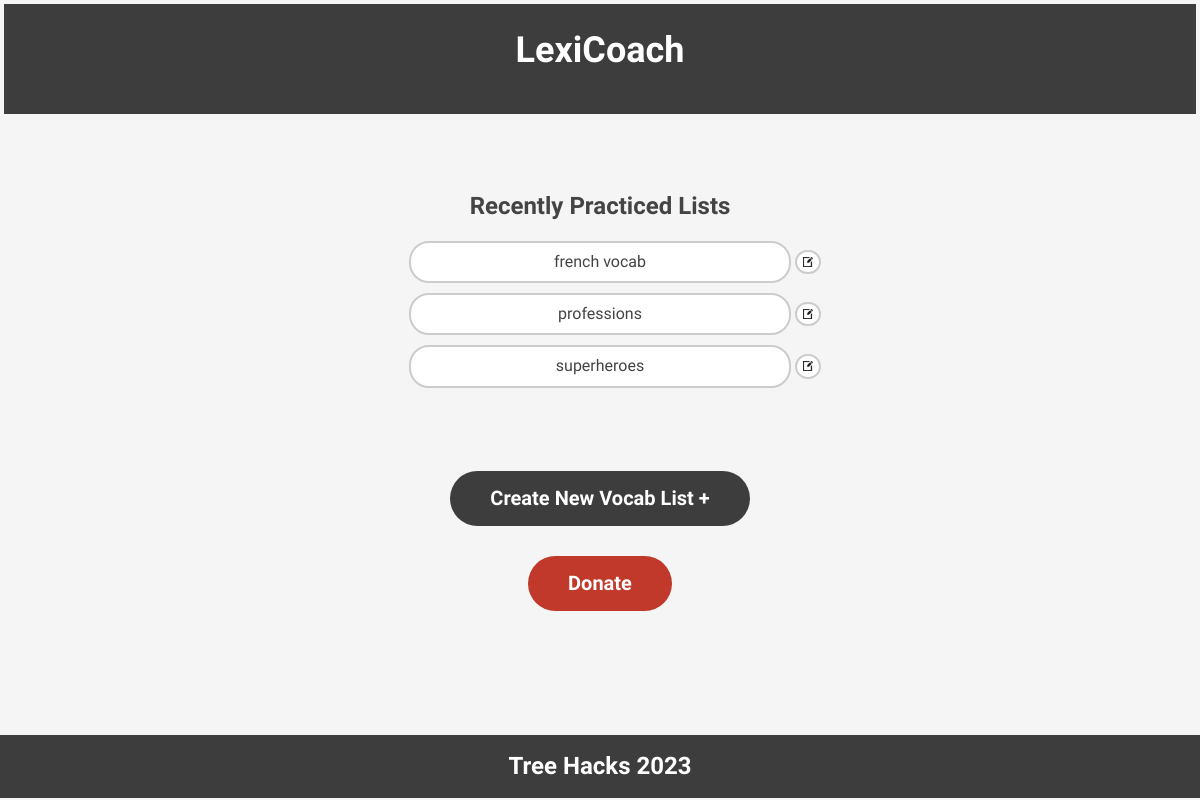
The app's page /, older data.
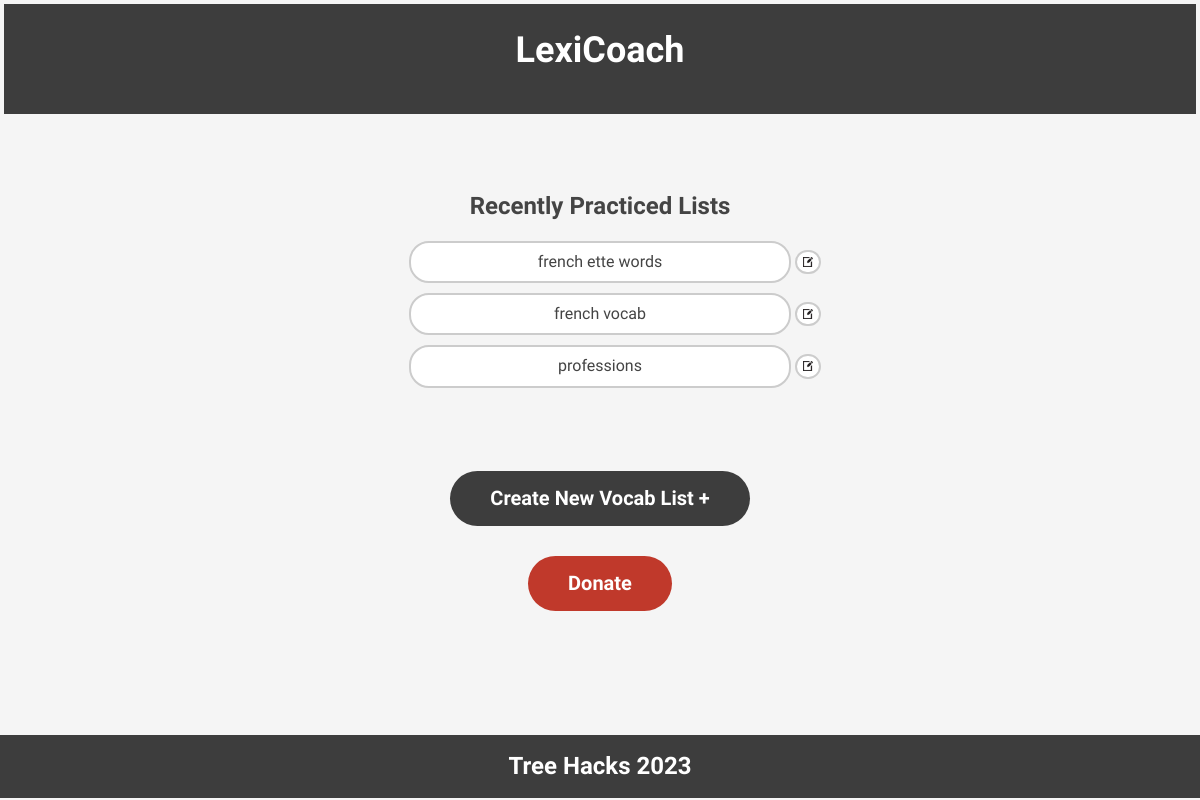
The same page, newer data.
### dbops.py (models this page shows)
class VocabList(db.Model):
    name = db.Column(db.String, unique=True, nullable=False, primary_key=True)
    language = db.Column(db.String, nullable=False)
    vocab = db.Column(db.UnicodeText, nullable=False)

### dbops.py (the view)
@app.route('/')
def home():
    all_lists = db.session.execute(db.select(VocabList.name)).scalars()
    return render_template('home.html',names=all_lists)

### templates/home.html (shortened to what this page needs)
<!DOCTYPE html>
<html>
<head>
	<link rel="stylesheet" href="https://cdnjs.cloudflare.com/ajax/libs/normalize/8.0.1/normalize.min.css" />
	<link rel="stylesheet" href="{{ url_for('static', filename='style.css') }}">
</head>
<body>
	<div class="container">
		<button class="home-button" onclick="goToHome()"><h1 class="title">LexiCoach</h1></button>
		<div class="recently-practiced items-center text-center ">
			<h2 class="section-title ">Recently Practiced Lists</h2>
			<div class="scroll-box">
			{% for i in names %}
				<div class = "button-ctr">
					<button class="recent-btn" onclick="startPractice(this)">{{i}}</button>
					<button class = "edit-btn" toedit = "{{i}}" onclick="startEdit(this)"><img class = "icn" src="/static/edit_icon.png"/></button>
				</div>
		        {% endfor %}
			</div>
		</div>
		<button class="create-btn" onclick="goToVocabListWindow()">Create New Vocab List +</button>
		<button class="donate-btn" onclick="goToDonatePage()">Donate</button>
	</div>
	<button class="footer-button"><h1>Tree Hacks 2023</h1></button>
</body>
</html>

Row changes from the older to the newer data that the page shows:
removed VocabList: name "superheroes"
added VocabList: name "french ette words"
